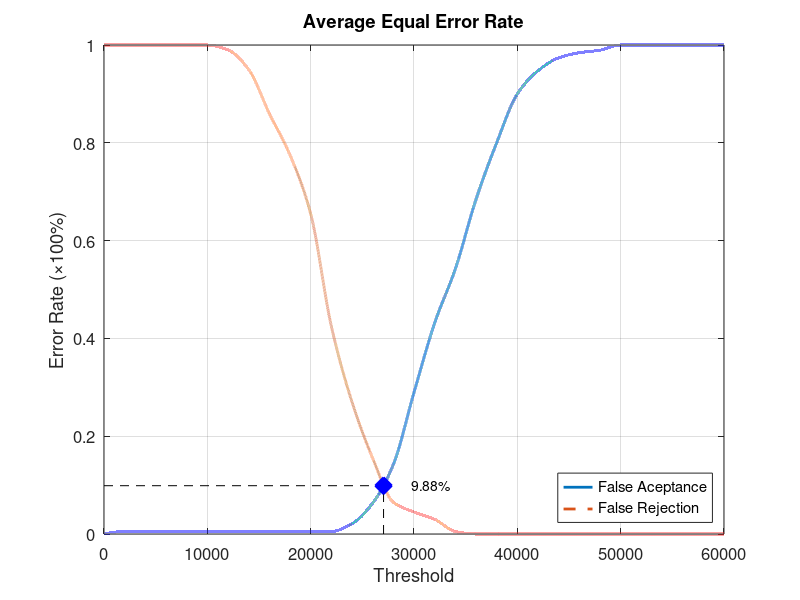
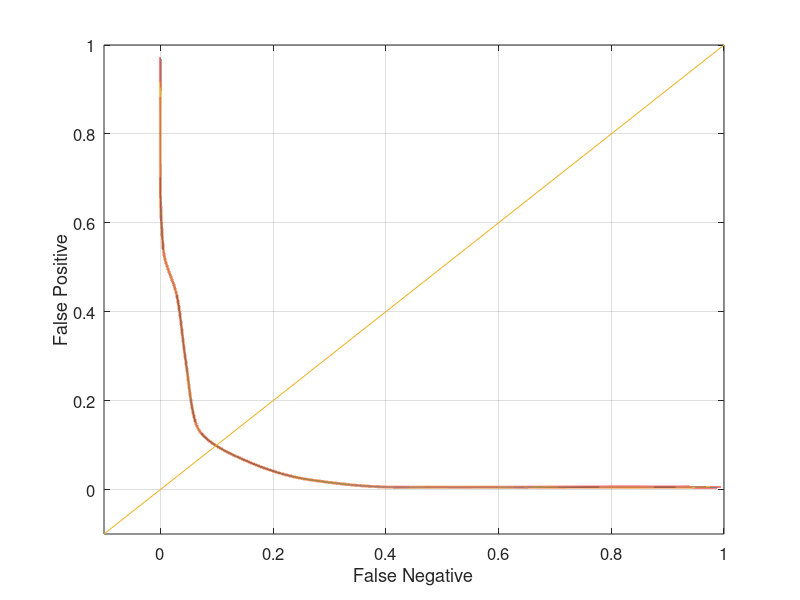

MATLAB code for these plots, in order:
function yEER = Database5_1
close all;
clear;
clc;
x = 0:2000:60000;
xq = 0:0.5:60000;

y0 = [0 0.00526316 0.00526316 0.00526316 0.00526316 0.00526316 0.00526316 0.00526316 0.00526316 0.00526316 0.00526316 0.00526316 0.0210526 0.0631579 0.142105 0.289474 0.431579 0.542105 0.684211 0.8 0.9 0.947368 0.973684 0.984211 0.989474 1 1 1 1 1 1];
yy0 = interp1(x, y0, xq, 'pchip');
y1 = [1 1 1 1 1 1 0.99 0.95 0.86 0.775 0.655 0.425 0.27 0.155 0.065 0.045 0.03 0.005 0 0 0 0 0 0 0 0 0 0 0 0 0];
yy1 = interp1(x, y1, xq, 'pchip');

% Calculating EER: 
y2 = abs(y0 - y1);
find(y2 == min(y2))
yy2 = abs(yy0 - yy1);
xEER = find(yy2 == min(yy2));
xEERIndex = xq(xEER) % X-axis EER
yEER = yy0(xEER) % Y-axis EER

main = figure
plot(xq, yy0,'-','LineWidth', 2);	hold on
plot(xq, yy1,'--','LineWidth', 2);	hold on
plot([xEERIndex xEERIndex], [0 yEER], 'k--');	hold on
plot([0 xEERIndex], [yEER yEER], 'k--');	hold on
plot(xEERIndex, yEER, 'bx', 'LineWidth', 10);	hold on
text(xEERIndex + 10 * xEERIndex / 100, yEER, [num2str(round((10000 * yEER)) / 100) '%'])
legend('False Aceptance', 'False Rejection', 'Location', 'SouthEast')
xlabel('Threshold')
ylabel('Error Rate (\times100%)')
title('Average Equal Error Rate')
set(gca, 'FontSize', 12)
axis([0 60000 0 1])
grid on

print(main, 'Database5_1Main', '-dpng');
FNRxFPR = figure('Color', [1 1 1]);
plot(yy1, yy0, '-', yy1, yy0, 'LineWidth', 2);
hold on
y = -0.1:0.1:1
plot(y, y); 
set(gca, 'FontSize', 12)
xlabel('False Negative')
ylabel('False Positive')
axis([-0.1 1 -0.1 1])
set(gca, 'FontSize', 12)
grid on

print(FNRxFPR, 'Database5_1FNRxFPR','-dpng');
end
